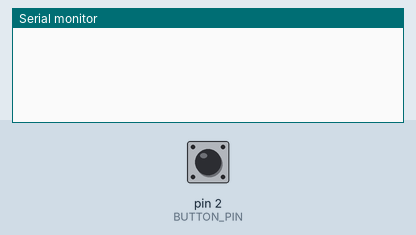
This sketch was run on a simulated Arduino Uno, built with avr-gcc and run on an emulated ATmega328P. Parts: the last lines printed to the serial monitor. Inputs (shaded band) come from the test bench; at power-on: pin 2 (BUTTON_PIN) LOW.

Above: at 1.2 s.
1.3 s: pin 2 (BUTTON_PIN) pulled HIGH for 0.15 s
At 2.6 s:
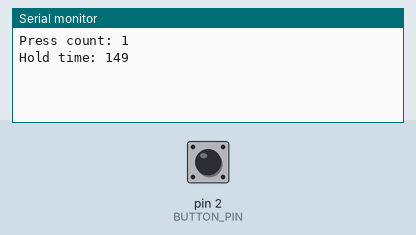
2.9 s: pin 2 (BUTTON_PIN) pulled HIGH for 1 s
At 5.1 s:
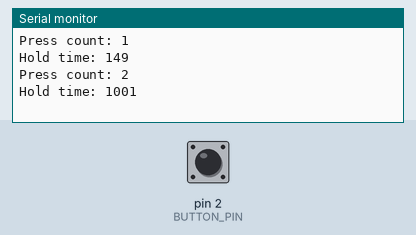
5.4 s: pin 2 (BUTTON_PIN) pulled HIGH for 0.15 s
At 6.1 s:
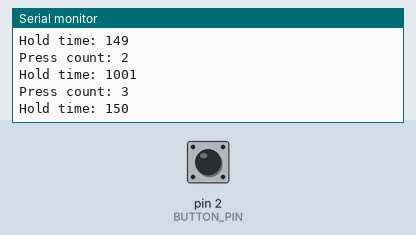

The sketch:

BounceProcessing.ino
```cpp
#define BUTTON_PIN 2
#define BOUNCE_TIME 50
#define PRESSED HIGH

volatile long int press_time = 0;
volatile bool pressed_candidate = false;
volatile long int hold_time = 0;
volatile int press_count = 0;
volatile bool report_to_user = false;
bool button_pressed = false;

void setup() {
  pinMode(BUTTON_PIN, INPUT);
  Serial.begin(9600);
  attachInterrupt(digitalPinToInterrupt(BUTTON_PIN), process_button_click, CHANGE);
}

void loop() {
  if (report_to_user) {
    Serial.print("Press count: ");
    Serial.println(press_count);
    Serial.print("Hold time: ");
    Serial.println(hold_time);
    report_to_user = false;
  }
}

void process_button_click() {
  static long int last_interrupt_time = 0;
  long int interrupt_time = millis();

  if (interrupt_time - last_interrupt_time < BOUNCE_TIME) {
    return;
  }
  last_interrupt_time = interrupt_time;

  if (digitalRead(BUTTON_PIN) == PRESSED) {
    if (!pressed_candidate) {
      press_time = interrupt_time;
      pressed_candidate = true;
    }
  } else {
    if (pressed_candidate) {
      hold_time = interrupt_time - press_time;
      press_count++;
      pressed_candidate = false;
      report_to_user = true;
    }
  }
}
```

Measured:
- after the input at 1.3 s, the serial monitor: prints a new line after 0.15 s (image 1)
- after the input at 2.9 s, the serial monitor: prints a new line after 1.0 s (image 2)
- after the input at 5.4 s, the serial monitor: prints a new line after 0.15 s (image 3)
